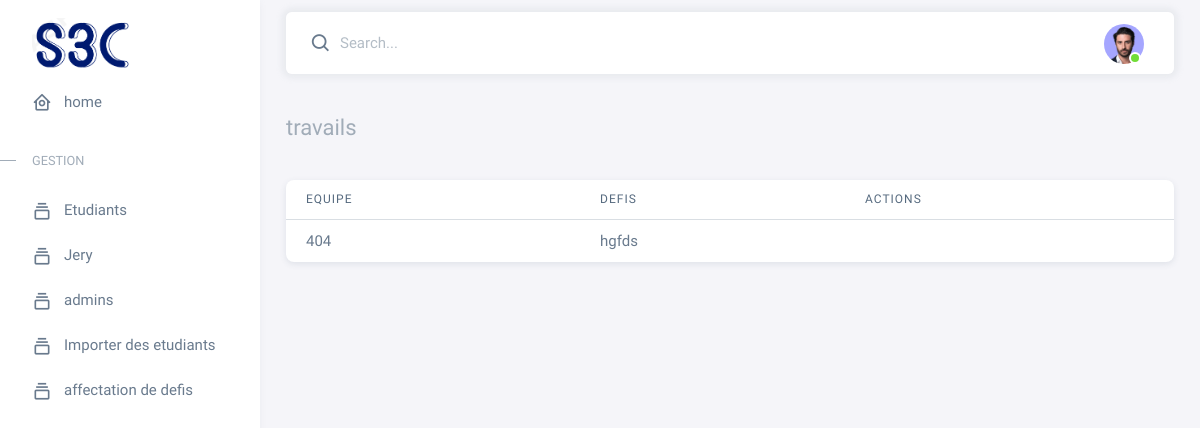
Page /travail/ on the earlier database version.
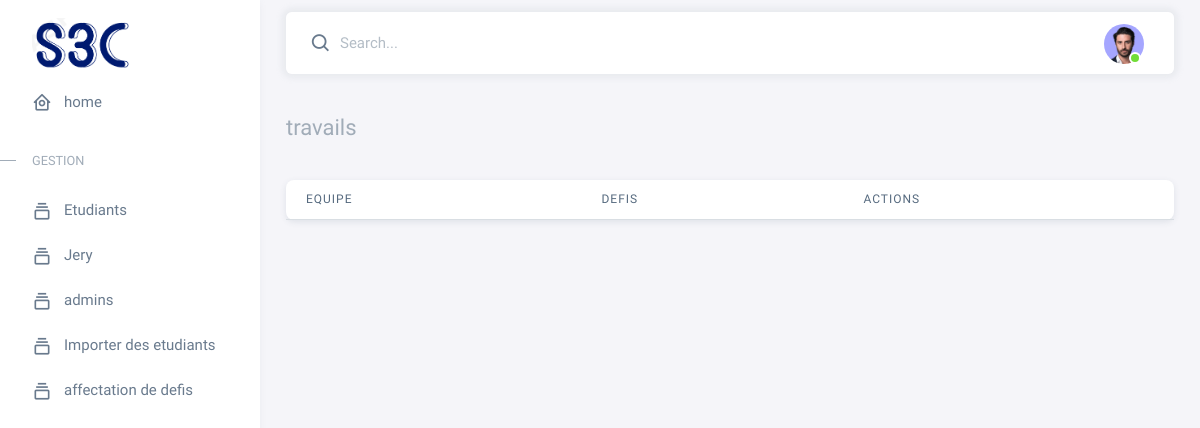
Same page on the later database version.
### main/models.py (models this page shows)
class Soumission(models.Model):
    STATUS_CHOICES = (
        ('soumis', 'Soumis'),
        ('évalué', 'Évalué'),
    )
    équipe = models.ForeignKey(Équipe, on_delete=models.CASCADE)
    défi = models.ForeignKey(Défi, on_delete=models.CASCADE)
    lienGit = models.CharField(max_length=255)
    dateSoumission = models.DateTimeField()
    status = models.CharField(max_length=7, choices=STATUS_CHOICES)
    file = models.FileField(upload_to='uploads/', null=True, blank=True)

class Équipe(models.Model):
    nomEquipe = models.CharField(max_length=255)
    leadID = models.ForeignKey(Utilisateur, on_delete=models.CASCADE, related_name='lead_teams')
    adjointID = models.ForeignKey(Utilisateur, on_delete=models.CASCADE, related_name='adjoint_teams')
    nombreMembres = models.IntegerField()

class Défi(models.Model):
    titre = models.CharField(max_length=255)
    desc = models.TextField()
    file = models.FileField(upload_to='uploads/', null=True, blank=True)
    date_debut = models.DateField()
    date_fin = models.DateField()

### tach1/views.py (the view)
# urls.py: path('travail/', views.travail, name='travail'),
def travail(request):
    objs=Soumission.objects.all()
    return render(request,'travails_etudiant.html', {"objs":objs})

### tach1/templates/travails_etudiant.html (shortened to what this page needs)
{% extends 'navbar_admin.html' %}
{% block content %}
<div class="content-wrapper">
    <div class="container-xxl flex-grow-1 container-p-y">
      <h4 class="py-3 mb-4"><span class="text-muted fw-light">travails</span>  </h4>
              <div class="card">
                <div class="table-responsive text-nowrap">
                  <table class="table table-hover">
                    <thead>
                      <tr>
                        <th>Equipe</th>
                        <th>Defis</th>
                        <th>Actions</th>
                      </tr>
                    </thead>
                    <tbody class="table-border-bottom-0">
                      {% for soumission in objs %}
                      <tr>
                          <td>{{ soumission.équipe.nomEquipe }}</td>
                          <td>{{ soumission.défi.titre }}</td>
                      </tr>
                      {% endfor %}
                    </tbody>
                  </table>
                </div>
              </div>
              </div>
              </div>
              </div>
{% endblock content %}

Differences in the rows shown:
removed Soumission: équipe.nomEquipe "404", défi.titre "hgfds"
